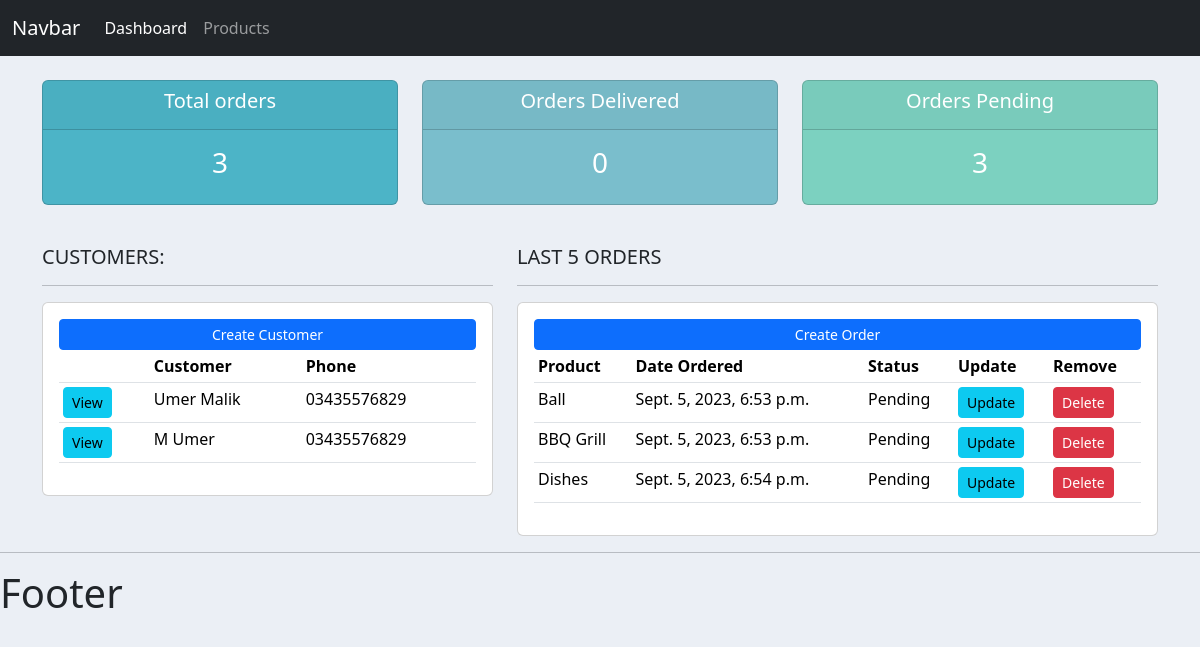
The app's page /, older data.
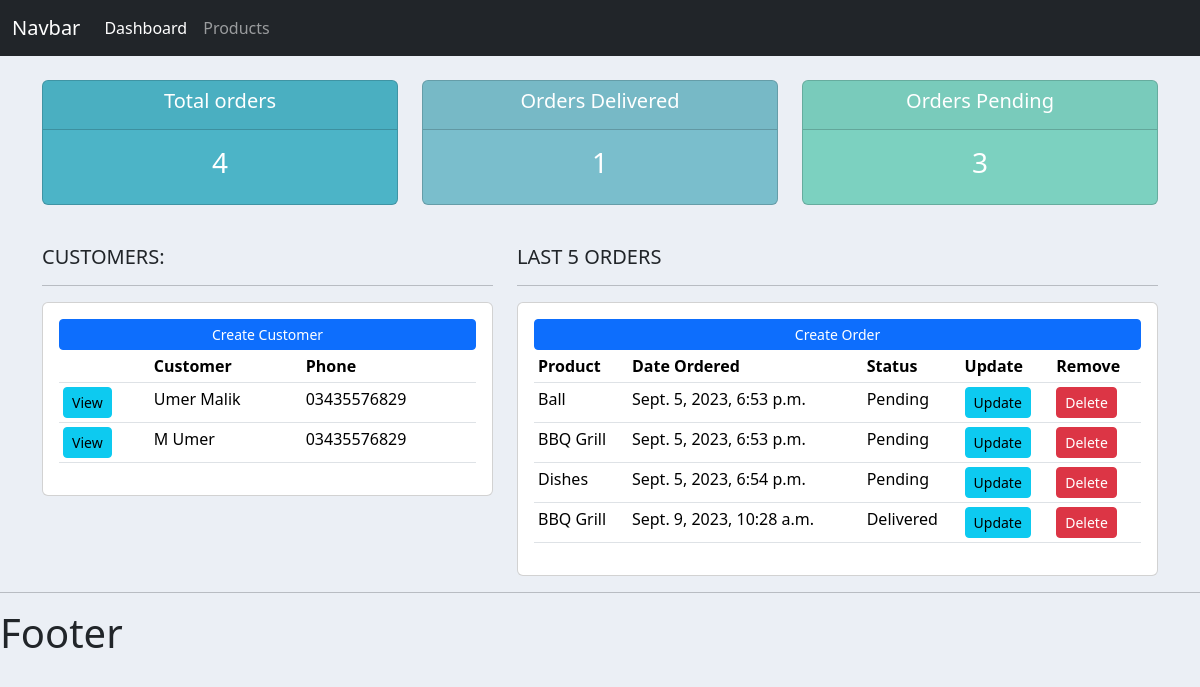
The same page, newer data.
### accounts/models.py (models this page shows, shortened)
class Customer(models.Model):
    name = models.CharField(max_length=200, null=True)
    phone = models.CharField(max_length=200, null=True)
    email = models.CharField(max_length=200, null=True)
    date_created = models.DateTimeField(auto_now_add=True, null=True)

class Order(models.Model):
    STATUS = (
        ('Pending', 'Pending'),
        ('Out for delivery', 'Out for delivery'),
        ('Delivered', 'Delivered')
    )
    customer = models.ForeignKey(Customer, null=True, on_delete=models.SET_NULL)
    product = models.ForeignKey(Product, null=True, on_delete=models.SET_NULL)
    date_created = models.DateTimeField(auto_now_add=True, null=True)
    status = models.CharField(max_length=200, null=True, choices=STATUS)

class Product(models.Model):
    CATEGORY = (
        ('Indoor', 'Indoor'),
        ('Out door', 'Out door'),
    )
    name = models.CharField(max_length=200, null=True)
    price = models.FloatField(null=True)
    category = models.CharField(max_length=200, null=True, choices=CATEGORY)
    description = models.CharField(max_length=200, null=True, blank=True)
    date_created = models.DateTimeField(auto_now_add=True, null=True)
    tags = models.ManyToManyField(Tag)
    def __str__(self):
        return self.name

### accounts/views.py (the view)
# urls.py: path('', views.home, name='home'),
def home(request):
    orders = Order.objects.all()
    customers = Customer.objects.all()
    total_customers = customers.count()
    total_orders = orders.count()
    delivered = orders.filter(status='Delivered').count()
    pending = orders.filter(status='Pending').count()
    context = {
         'orders':orders,
         'customers':customers,
         'total_customers':total_customers,
         'total_orders':total_orders,
         'delivered':delivered,
         'pending':pending
    }
    return render(request, 'accounts/dashboard.html', context)

### accounts/templates/accounts/dashboard.html
{% extends 'accounts/main.html' %}
{% block content%}
<div class="container">
    {% include 'accounts/status.html' %}
    <br>
    <div class="row">
        <div class="col-md-5">
            <h5>CUSTOMERS:</h5>
            <hr>
            <div class="card card-body">
                <a class="btn btn-primary btn-sm btn-block" href="">Create Customer</a>
                <table class="table table-sm">
                    <tr>
                        <th></th>
                        <th>Customer</th>
                        <th>Phone</th>
                    </tr>
                    {% for customer in customers%}
                    <tr>
                        <td><a class="btn btn-sm btn-info" href="{% url 'customer' customer.id %}">View</a></td>
                        <td>{{customer.name}}</td>
                        <td>{{customer.phone}}</td>
                    </tr>
                    {% endfor %}
                </table>
            </div>
        </div>
        <div class="col-md-7">
            <h5>LAST 5 ORDERS</h5>
            <hr>
            <div class="card card-body">
                <a class="btn btn-primary btn-sm btn-block" href="{% url 'create_order' %}">Create Order</a>
                <table class="table table-sm">
                    <tr>
                        <th>Product</th>
                        <th>Date Ordered</th>
                        <th>Status</th>
                        <th>Update</th>
                        <th>Remove</th>
                    </tr>
                    {% for order in orders %}
                    <tr>
                        <td>{{order.product}}</td>
                        <td>{{order.date_created}}</td>
                        <td>{{order.status}}</td>
                        <td><a class="btn btn-sm btn-info" href="{% url 'update_order' order.id%}">Update</a></td>
                        <td><a class="btn btn-sm btn-danger" href="{% url 'delete_order' order.id%}">Delete</a></td>
                    </tr>
                    {% endfor %}
                </table>
            </div>
        </div>
    </div>
</div>
{% endblock %}

Row changes from the older to the newer data that the page shows:
added Order: product "BBQ Grill", date_created "Sept. 9, 2023, 10:28 a.m.", status "Delivered"
Text that changed along with them:
{{ total_orders }}: "3" → "4"
{{ delivered }}: "0" → "1"
